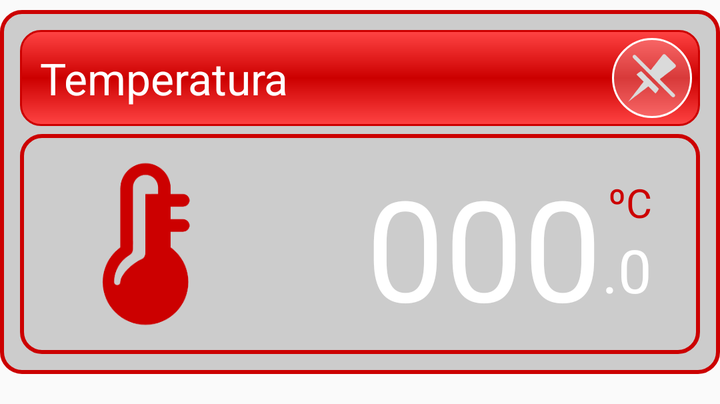
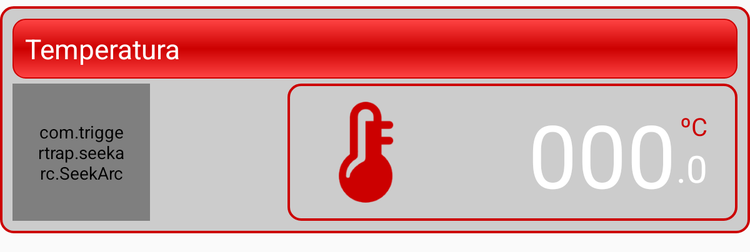

One screen, two layout resources from the same app: the default and the repository's alternative for another configuration. Each is rendered where Android would select it; the XML of both is given below.
<!-- AndroidManifest.xml: application theme AppTheme -->
<!-- res/layout/sensor_layout_temp.xml -->
<?xml version="1.0" encoding="utf-8"?>
<RelativeLayout
    xmlns:android="http://schemas.android.com/apk/res/android"
    xmlns:seekarc="http://schemas.android.com/apk/res-auto"
    android:orientation="horizontal"
    android:layout_marginTop="5dp"
    android:layout_marginBottom="15dp"
    android:layout_width="match_parent"
    android:layout_height="wrap_content"
    android:background="@drawable/sensor_bg_temp"
    android:padding="10dp">

    <RelativeLayout
        android:id="@+id/container_title"
        android:background="@drawable/title_sensor_bg_temp"
        android:layout_width="fill_parent"
        android:layout_height="48dp"
        android:layout_alignParentLeft="true"
        android:layout_marginLeft="0dp"
        android:layout_alignParentTop="true"
        android:layout_marginTop="0dp">

        <TextView
            android:layout_width="wrap_content"
            android:layout_height="wrap_content"
            android:textAppearance="?android:attr/textAppearanceLarge"
            android:text="@string/sensor_name_temp"
            android:id="@+id/sensor_name"
            android:singleLine="true"
            android:textColor="@color/white"
            android:layout_marginLeft="10dp"
            android:layout_centerVertical="true"
            android:layout_alignParentLeft="true" />

        <ImageButton android:id="@+id/sensor_remove"
            android:layout_width="40dp"
            android:layout_height="40dp"
            android:src="@drawable/ic_unpin_512"
            android:contentDescription="@string/action_remove_item"
            android:background="@drawable/button_detach"
            android:layout_centerVertical="true"
            android:layout_alignParentRight="true"
            android:layout_alignParentEnd="true"
            android:layout_marginRight="4dp" />

    </RelativeLayout>

    <RelativeLayout
        android:layout_width="fill_parent"
        android:layout_height="fill_parent"
        android:layout_alignBottom="@+id/relativeLayout"
        android:layout_alignTop="@+id/relativeLayout"
        android:layout_toStartOf="@+id/relativeLayout"
        android:layout_toLeftOf="@+id/relativeLayout">

        <com.triggertrap.seekarc.SeekArc
            android:id="@+id/seekbar_temp"
            android:layout_width="110dp"
            android:layout_height="110dp"
            android:background="@drawable/button_detach"
            android:padding="20dp"
            seekarc:max="100"
            seekarc:arcWidth="3dp"
            seekarc:arcColor="@color/background_btn_detach"
            seekarc:progressWidth="7dp"
            seekarc:progressColor="@color/darkred"
            seekarc:roundEdges="true"
            seekarc:rotation="180"
            seekarc:startAngle="30"
            seekarc:sweepAngle="300"
            seekarc:touchInside="false"

            android:layout_alignParentLeft="true"
            android:layout_alignParentStart="true"
             />

        <TextView
            android:layout_width="110dp"
            android:layout_height="110dp"
            android:textAppearance="?android:attr/textAppearanceSmall"
            android:id="@+id/temperature_status_txt"
            android:editable="false"
            android:typeface="monospace"
            android:textColor="@color/darkred"
            android:gravity="center"
            android:layout_centerVertical="true"
            android:text="Medium" />
    </RelativeLayout>

    <RelativeLayout
            android:layout_width="360dp"
            android:layout_height="wrap_content"
            android:layout_below="@+id/container_title"
            android:layout_marginTop="4dp"
            android:layout_alignParentRight="true"
            android:layout_alignParentEnd="true"
            android:background="@drawable/sensor_bg_temp"
            android:padding="10dp"
            android:id="@+id/relativeLayout">


            <TextView
                android:layout_width="wrap_content"
                android:layout_height="wrap_content"
                android:textAppearance="?android:attr/textAppearanceSmall"
                android:text="ºC"
                android:id="@+id/textView"
                android:layout_above="@+id/temp_decimal"
                android:layout_alignRight="@+id/temp_decimal"
                android:layout_alignEnd="@+id/temp_decimal"
                android:textSize="20dp"
                android:textColor="@color/darkred" />

            <TextView
                android:layout_width="wrap_content"
                android:layout_height="wrap_content"
                android:textAppearance="?android:attr/textAppearanceSmall"
                android:text="@string/sensor_value_decimal"
                android:id="@+id/temp_decimal"
                android:maxLength="2"
                android:textSize="30dp"

                android:layout_marginRight="14dp"
                android:layout_alignBottom="@+id/temp_value"
                android:layout_alignParentRight="true"
                android:layout_alignParentEnd="true"
                android:layout_marginBottom="12dp"
                android:textColor="@color/white" />

            <TextView
                android:layout_width="wrap_content"
                android:layout_height="wrap_content"
                android:textAppearance="?android:attr/textAppearanceLarge"
                android:text="@string/sensor_value"
                android:textColor="@color/white"
                android:id="@+id/temp_value"
                android:textSize="70dp"
                android:textIsSelectable="false"
                android:numeric="integer"
                android:singleLine="true"
                android:layout_alignBottom="@+id/sensor_icon"
                android:layout_toLeftOf="@+id/temp_decimal" />

            <ImageView
                android:layout_width="90dp"
                android:layout_height="90dp"
                android:id="@+id/sensor_icon"
                android:layout_marginLeft="8dp"
                android:src="@drawable/ic_temperature"
                android:layout_alignParentLeft="true"
                android:layout_alignParentStart="true" />
        </RelativeLayout>


</RelativeLayout>
<!-- resources referenced by this layout -->
<resources>
  <item name="background_btn_detach" type="color">#3affffff</item>
  <item name="darkred" type="color">#FFCC0000</item>
  <item name="white" type="color">#FFF</item>
  <!-- drawable button_detach (drawable-hdpi) -->
  <?xml version="1.0" encoding="utf-8"?>
  <shape xmlns:android="http://schemas.android.com/apk/res/android" android:shape="oval" >
      <corners
          android:radius="0dp"
          />
      <solid
          android:color="@color/background_btn_detach"
          android:type="linear"
          />
      <padding
          android:left="0dp"
          android:top="0dp"
          android:right="0dp"
          android:bottom="0dp"
          />
      <size
          android:width="270dp"
          android:height="270dp"
          />
      <stroke
          android:width="1dp"
          android:color="@color/white"
          />
  </shape>
  <!-- drawable ic_temperature: png bitmap (drawable-hdpi, 4251 bytes) -->
  <!-- drawable ic_unpin_512: png bitmap (drawable-hdpi, 1089 bytes) -->
  <!-- drawable sensor_bg_temp (drawable-hdpi) -->
  <?xml version="1.0" encoding="utf-8"?>
  <shape xmlns:android="http://schemas.android.com/apk/res/android"
      android:shape="rectangle"
      >
      <corners android:radius="10dp"></corners>
      <stroke
          android:color="@color/darkred"
          android:width="2dp"
          ></stroke>
      <solid android:color="@color/ligthgray"></solid>
  
  </shape>
  <!-- drawable title_sensor_bg_temp (drawable-hdpi) -->
  <?xml version="1.0" encoding="utf-8"?>
  <shape xmlns:android="http://schemas.android.com/apk/res/android"
      android:shape="rectangle"
      >
      <corners android:radius="10dp"></corners>
      <stroke
          android:color="@color/darkred"
          android:width="1dp"
          ></stroke>
      <gradient
          android:angle="90"
          android:startColor="@color/red"
          android:centerColor="@color/darkred"
          android:endColor="@color/red">
  
      </gradient>
  
  </shape>
  <string name="action_remove_item">Elimimar Sensor</string>
  <string name="sensor_name_temp">Temperatura</string>
  <string name="sensor_value">000</string>
  <string name="sensor_value_decimal">.0</string>
  <style name="AppTheme" parent="Theme.AppCompat.Light.DarkActionBar">
          
      </style>
  <item name="ligthgray" type="color">#ccc</item>
  <item name="red" type="color">#FFFF4444</item>
</resources>
<!-- res/layout-sw600dp/sensor_layout_temp.xml (the repository's variant of the layout above) -->
<!-- drawn on a 7-inch tablet held upright -->
<?xml version="1.0" encoding="utf-8"?>
<RelativeLayout
    xmlns:android="http://schemas.android.com/apk/res/android"
    xmlns:seekarc="http://schemas.android.com/apk/res-auto"
    android:orientation="horizontal"
    android:layout_marginTop="5dp"
    android:layout_marginBottom="15dp"
    android:layout_width="match_parent"
    android:layout_height="wrap_content"
    android:background="@drawable/sensor_bg_temp"
    android:padding="10dp">

    <RelativeLayout
        android:id="@+id/container_title"
        android:background="@drawable/title_sensor_bg_temp"
        android:layout_width="fill_parent"
        android:layout_height="48dp"
        android:layout_alignParentLeft="true"
        android:layout_marginLeft="0dp"
        android:layout_alignParentTop="true"
        android:layout_marginTop="0dp">

        <TextView
            android:layout_width="wrap_content"
            android:layout_height="wrap_content"

            android:textAppearance="?android:attr/textAppearanceLarge"
            android:text="@string/sensor_name_temp"
            android:id="@+id/sensor_name"
            android:singleLine="true"
            android:textColor="@color/white"
            android:layout_marginLeft="10dp"
            android:layout_centerVertical="true"
            android:layout_alignParentLeft="true" />

    </RelativeLayout>

    <RelativeLayout
        android:layout_width="fill_parent"
        android:layout_height="fill_parent"
        android:layout_alignBottom="@+id/relativeLayout"
        android:layout_alignTop="@+id/relativeLayout"
        android:layout_toStartOf="@+id/relativeLayout"
        android:layout_toLeftOf="@+id/relativeLayout">

        <com.triggertrap.seekarc.SeekArc
            android:id="@+id/seekbar_temp"
            android:layout_width="110dp"
            android:layout_height="110dp"
            android:background="@drawable/button_detach"
            android:padding="20dp"
            seekarc:max="100"
            seekarc:arcWidth="3dp"
            seekarc:arcColor="@color/background_btn_detach"
            seekarc:progressWidth="7dp"
            seekarc:progressColor="@color/darkred"
            seekarc:roundEdges="true"
            seekarc:rotation="180"
            seekarc:startAngle="30"
            seekarc:sweepAngle="300"
            seekarc:touchInside="false"

            android:layout_alignParentLeft="true"
            android:layout_alignParentStart="true"
             />

        <TextView
            android:layout_width="110dp"
            android:layout_height="110dp"
            android:textAppearance="?android:attr/textAppearanceSmall"
            android:id="@+id/temperature_status_txt"
            android:editable="false"
            android:typeface="monospace"
            android:textColor="@color/darkred"
            android:gravity="center"
            android:layout_centerVertical="true"
            android:text="" />
    </RelativeLayout>

    <RelativeLayout
            android:layout_width="360dp"
            android:layout_height="wrap_content"
            android:layout_below="@+id/container_title"
            android:layout_marginTop="4dp"
            android:layout_alignParentRight="true"
            android:layout_alignParentEnd="true"
            android:background="@drawable/sensor_bg_temp"
            android:padding="10dp"
            android:id="@+id/relativeLayout">


            <TextView
                android:layout_width="wrap_content"
                android:layout_height="wrap_content"
                android:textAppearance="?android:attr/textAppearanceSmall"
                android:text="ºC"
                android:id="@+id/textView"
                android:layout_above="@+id/temp_decimal"
                android:layout_alignRight="@+id/temp_decimal"
                android:layout_alignEnd="@+id/temp_decimal"
                android:textSize="20dp"
                android:textColor="@color/darkred" />

            <TextView
                android:layout_width="wrap_content"
                android:layout_height="wrap_content"
                android:textAppearance="?android:attr/textAppearanceSmall"
                android:text="@string/sensor_value_decimal"
                android:id="@+id/temp_decimal"
                android:maxLength="2"
                android:textSize="30dp"

                android:layout_marginRight="14dp"
                android:layout_alignBottom="@+id/temp_value"
                android:layout_alignParentRight="true"
                android:layout_alignParentEnd="true"
                android:layout_marginBottom="12dp"
                android:textColor="@color/white" />

            <TextView
                android:layout_width="wrap_content"
                android:layout_height="wrap_content"
                android:textAppearance="?android:attr/textAppearanceLarge"
                android:text="@string/sensor_value"
                android:textColor="@color/white"
                android:id="@+id/temp_value"
                android:textSize="70dp"
                android:textIsSelectable="false"
                android:numeric="integer"
                android:singleLine="true"
                android:layout_alignBottom="@+id/sensor_icon"
                android:layout_toLeftOf="@+id/temp_decimal" />

            <ImageView
                android:layout_width="90dp"
                android:layout_height="90dp"
                android:id="@+id/sensor_icon"
                android:layout_marginLeft="8dp"
                android:src="@drawable/ic_temperature"
                android:layout_alignParentLeft="true"
                android:layout_alignParentStart="true" />
        </RelativeLayout>


</RelativeLayout>
<!-- resources referenced by the variant -->
<!-- as a 7-inch tablet held upright resolves them -->
<resources>
  <item name="background_btn_detach" type="color">#3affffff</item>
  <item name="darkred" type="color">#FFCC0000</item>
  <item name="white" type="color">#FFF</item>
  <!-- drawable button_detach (drawable-hdpi) -->
  <?xml version="1.0" encoding="utf-8"?>
  <shape xmlns:android="http://schemas.android.com/apk/res/android" android:shape="oval" >
      <corners
          android:radius="0dp"
          />
      <solid
          android:color="@color/background_btn_detach"
          android:type="linear"
          />
      <padding
          android:left="0dp"
          android:top="0dp"
          android:right="0dp"
          android:bottom="0dp"
          />
      <size
          android:width="270dp"
          android:height="270dp"
          />
      <stroke
          android:width="1dp"
          android:color="@color/white"
          />
  </shape>
  <!-- drawable ic_temperature: png bitmap (drawable-hdpi, 4251 bytes) -->
  <!-- drawable sensor_bg_temp (drawable-hdpi) -->
  <?xml version="1.0" encoding="utf-8"?>
  <shape xmlns:android="http://schemas.android.com/apk/res/android"
      android:shape="rectangle"
      >
      <corners android:radius="10dp"></corners>
      <stroke
          android:color="@color/darkred"
          android:width="2dp"
          ></stroke>
      <solid android:color="@color/ligthgray"></solid>
  
  </shape>
  <!-- drawable title_sensor_bg_temp (drawable-hdpi) -->
  <?xml version="1.0" encoding="utf-8"?>
  <shape xmlns:android="http://schemas.android.com/apk/res/android"
      android:shape="rectangle"
      >
      <corners android:radius="10dp"></corners>
      <stroke
          android:color="@color/darkred"
          android:width="1dp"
          ></stroke>
      <gradient
          android:angle="90"
          android:startColor="@color/red"
          android:centerColor="@color/darkred"
          android:endColor="@color/red">
  
      </gradient>
  
  </shape>
  <string name="sensor_name_temp">Temperatura</string>
  <string name="sensor_value">000</string>
  <string name="sensor_value_decimal">.0</string>
  <style name="AppTheme" parent="Theme.AppCompat.Light.DarkActionBar">
          
      </style>
  <item name="ligthgray" type="color">#ccc</item>
  <item name="red" type="color">#FFFF4444</item>
</resources>
